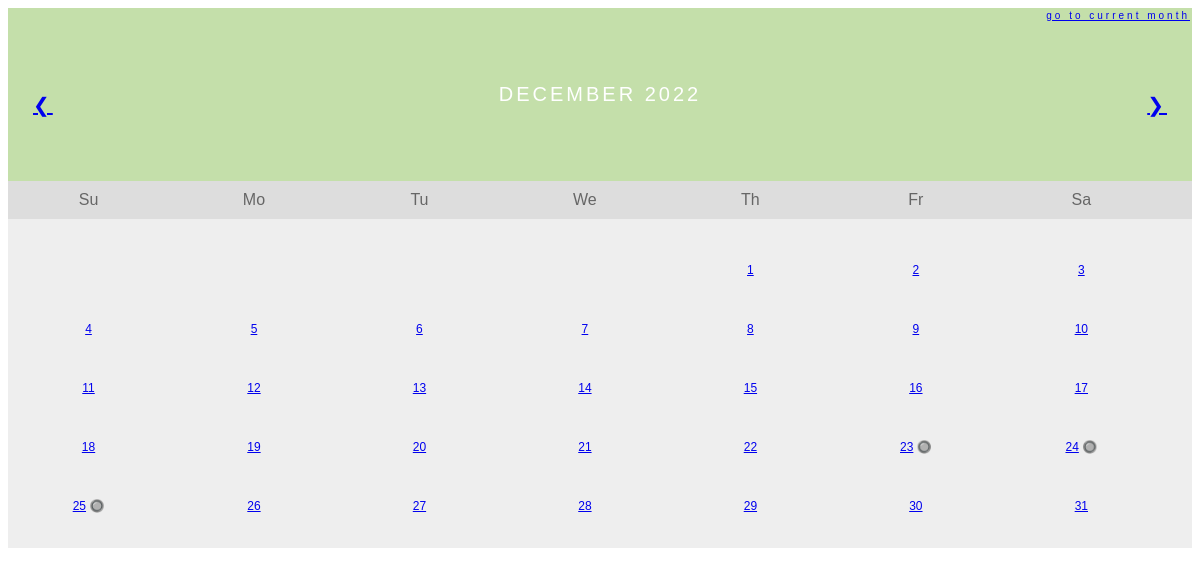
Screenshot of /calendar?month=December&year=2022 with the database file from the repository.
### tables this page shows
CREATE TABLE month_12_December_2022 (id Integer, date String, period_started String, period_ended String, cramps String, headache String, fatigue String, acne String);

### main.py (the view)
@app.route("/calendar")
def calendar():
    month_name = request.args.get("month")
    year = request.args.get("year")
    month_and_year_name = f"{month_name} {year}"
    month_days = get_table_from_database(
        tablename=f"month_{str((list_of_months.index(month_name)) + 1).rjust(2, '0')}_{month_name}_{year}"
    )
    try:
        next_month = list_of_months[list_of_months.index(month_name) + 1]
    except IndexError:
        next_month = list_of_months[0]
    try:
        previous_month = list_of_months[list_of_months.index(month_name) - 1]
    except IndexError:
        previous_month = None
    try:
        predicted_days_of_period = predicted_period_days
    except NameError:
        predicted_days_of_period = None
    return render_template(
        "calendar.html",
        predicted_period_days=predicted_days_of_period,
        days=month_days,
        weekday=dict_1st_weekday_in_month.get(month_name),
        month_and_year=month_and_year_name,
        year=year,
        current_month=current_month_name,
        month=month_name,
        next_month=next_month,
        last_month=previous_month,
    )

### main.py (called while the page is built)
def get_db_connection():
    conn = sqlite3.connect("period_tracking_app.db")
    conn.row_factory = sqlite3.Row
    return conn

def get_table_from_database(tablename):
    conn = get_db_connection()
    month_days = conn.execute(f"SELECT * FROM {tablename}").fetchall()
    conn.close()
    return month_days

### templates/calendar.html (shortened to what this page needs)
<!DOCTYPE html>
<html lang="en">
<head>
</head>
<body>
    <div class="month">
        <ul>
            <li class="current_month_cal">
              <a href="{{url_for('calendar', month=current_month, year=year)}}"> Go To Current Month </a>
            </li>
            {% if last_month != None %}
              <li class="prev">
                  <a href="{{url_for('calendar', month=last_month, year=year)}}"> &#10094 </a>
              </li>
            {% endif %}
            {% if next_month != None %}
              <li class="next" >
                  <a href="{{url_for('calendar', month=next_month, year=year)}}"> &#10095 </a>
              </li>
            {% endif %}
            <li>
                {{ month_and_year }}
            </li>
        </ul>
      </div>
    <ul class="weekdays">
        <li>Su</li>
        <li>Mo</li>
        <li>Tu</li>
        <li>We</li>
        <li>Th</li>
        <li>Fr</li>
        <li>Sa</li>
    </ul>
    <ul class="days">
        {% if weekday == 3: %}
        <li></li>
        <li></li>
        <li></li>
        <li></li>
        {% endif %}
        {% for day in days: %}
        <li>
            <a href="{{ url_for('day_details', month=month, date=day['id'], year=year) }}">{{ day["id"] }}</a>
            {% if predicted_period_days != 'None': %}
              {% if day["date"] in predicted_period_days: %}
                <a>🔘</a>
              {% endif %}
            {% endif %}
        </li>
        {% endfor %}
    </ul>
</body>
</html>

### templates/calendar.html (style rules this page uses)
* { box-sizing: border-box; }
ul { list-style-type: none; }
body { font-family: Verdana, sans-serif; }
.month { padding: 75px 25px; width: 100%; background: #C4DFAA; text-align: center; }
.month ul { margin: 0; padding: 0; }
.month ul li { color: white; font-size: 20px; text-transform: uppercase; letter-spacing: 3px; }
.month .current_month_cal { position: absolute; top: 10px; right: 10px; font-size: 10px; text-transform: lowercase; }
.month .prev { float: left; padding-top: 10px; }
.month .next { float: right; padding-top: 10px; }
.weekdays { margin: 0; padding: 10px 0; background-color: #ddd; }
.weekdays li { display: inline-block; width: 13.6%; color: #666; text-align: center; }
.days { padding: 10px 0; background: #eee; margin: 0; }
.days li { list-style-type: none; display: inline-block; width: 13.6%; text-align: center; padding: 20px 0; margin-bottom: 5px; font-size:12px; color: black; }

### rows the page displays
month_12_December_2022: id "1"
month_12_December_2022: id "2"
month_12_December_2022: id "3"
month_12_December_2022: id "4"
month_12_December_2022: id "5"
month_12_December_2022: id "6"
month_12_December_2022: id "7"
month_12_December_2022: id "8"
month_12_December_2022: id "9"
month_12_December_2022: id "10"
month_12_December_2022: id "11"
month_12_December_2022: id "12"
month_12_December_2022: id "13"
month_12_December_2022: id "14"
month_12_December_2022: id "15"
month_12_December_2022: id "16"
month_12_December_2022: id "17"
month_12_December_2022: id "18"
month_12_December_2022: id "19"
month_12_December_2022: id "20"
month_12_December_2022: id "21"
month_12_December_2022: id "22"
month_12_December_2022: id "23"
month_12_December_2022: id "24"
month_12_December_2022: id "25"
month_12_December_2022: id "26"
month_12_December_2022: id "27"
month_12_December_2022: id "28"
month_12_December_2022: id "29"
month_12_December_2022: id "30"
month_12_December_2022: id "31"

### other values shown
{{ month_and_year }} "DECEMBER 2022"
